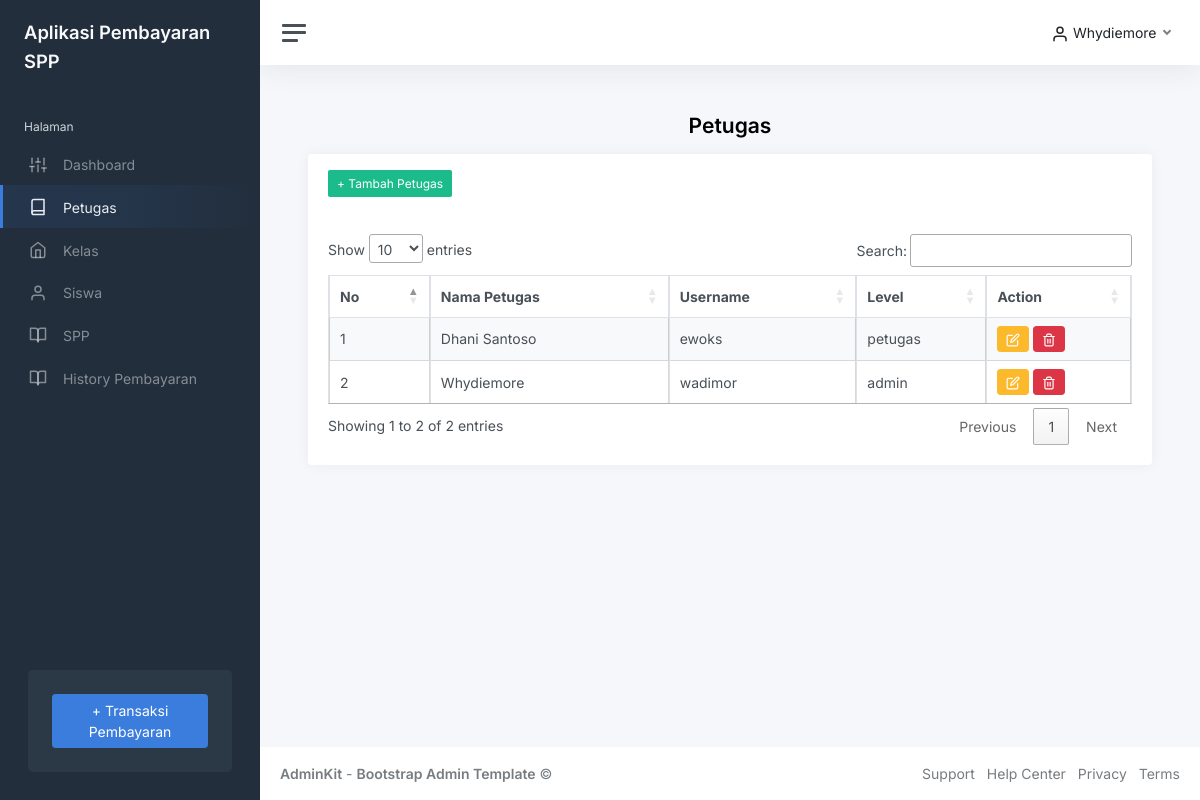
/index.php?page=petugas (signed in), run on the app's committed database.
### tables this page shows
CREATE TABLE `petugas` (
  `id_petugas` int(11) NOT NULL,
  `username` varchar(25) NOT NULL,
  `password` varchar(32) NOT NULL,
  `nama_petugas` varchar(35) NOT NULL,
  `level` enum('admin','petugas') NOT NULL
);

### petugas.php (the view, shortened to what this page needs)
<h1 class="h3 mb-3" align="center"><strong>Petugas</strong></h1>
					<div class="row">
						<div class="col-12">
							<div class="card flex-fill">
								<div class="card-header">
									<a href="?page=tambahpetugas" class="btn btn-success btn-sm">+ Tambah Petugas</a>
								</div>
								<div class="card-body">
									<table class="table table-bordered table-striped table-hover cell-border" id="petugas">
										<thead align="center">
											<tr>
												<th>No</th>
												<th>Nama Petugas</th>
												<th>Username</th>
												<th>Level</th>
												<th>Action</th>
											</tr>
										</thead>
										<tbody>
                                        <?php
											$no = 1;
                                            $query = mysqli_query($koneksi, "SELECT*FROM petugas");
                                            while ($data = mysqli_fetch_array($query)) {
                                        ?>
											<tr>
												<td><?php echo $no; ?></td>
												<td><?php echo $data['nama_petugas']; ?></td>
												<td><?php echo $data['username']; ?></td>
												<td><?php echo $data['level']; ?></td>
												<td>
													<a href="?page=editpetugas&id=<?php echo $data['id_petugas']; ?>" class="btn btn-warning btn-sm rounded"><i data-feather="edit"></i></a>
													<a href="?page=hapus_petugas&id=<?php echo $data['id_petugas']; ?>" class="btn btn-danger btn-sm rounded"><i data-feather="trash-2"></i></a>
												</td>
											</tr>
											<?php
											$no++;
                                            }
                                        ?>
										</tbody>
									</table>
								</div>
							</div>
						</div>
					</div>

### data on the page
petugas: nama_petugas "Dhani Santoso", username "ewoks", level "petugas"
petugas: nama_petugas "Whydiemore", username "wadimor", level "admin"

### other printed values
$_SESSION['user']['nama_petugas'] "Whydiemore"
